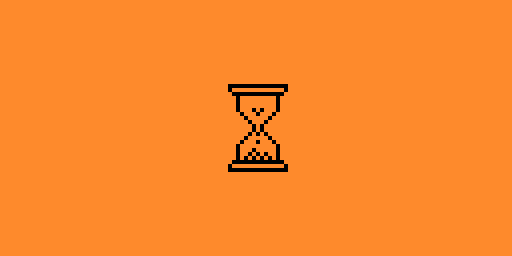
#> input picture documentation/images/loading.png, 512 x 256 px
$ jupyter execute --allow-errors notebook.ipynb
#> lines starting #> are read from the running program, lines starting #| are printed output that depends on the picture; after the words box and inside, x2 and y2 are one past the last pixel; in counts of white or black regions, pixels touching at a corner belong together
### SlideShow.py
import os
from PIL import Image

class SlideShow:
    def __init__(self, frames=None, frame_rate=30):
        self.frames = frames
        self.current_frame = 0
        self.frame_rate = frame_rate

    # [6 lines left out: function next_frame, not called in this run]

    def load_frames_from_directory(self, directory):
        """
        Load frames from a directory.
        """
        if not os.path.exists(directory):
            raise FileNotFoundError(f"Directory {directory} does not exist.")
        # list all files in the directory
        files = os.listdir(directory)
        # sort files by name
        files.sort()
        # filter files by extension
        files = [f for f in files if f.endswith('.png')]
        # load all files
        self.frames = []
        for file in files:
            img_path = os.path.join(directory, file)
            img = Image.open(img_path)
            self.frames.append(img)

    # [9 lines left out: function load_frame_rate, not called in this run]

    def init_from_path(self, path):
        """
        Initialize the slideshow from a path.
        """
        self.load_frames_from_directory(path)
        self.load_frame_rate(os.path.join(path, 'frame_rate'))

### notebook.ipynb
[cell 1]
import sys
import xml.etree.ElementTree as ET

[cell 2]
import os
import time
import numpy as np
import matplotlib.pyplot as plt
from IPython.display import clear_output
from basic_colors import *
from SlideShow import SlideShow

from PIL import Image, ImageDraw, ImageFont

[cell 3]
DEBUG = False
ASSETS = "assets"
FONTS = "fonts"
FONT = 'Font.ttf'

LCD_WIDTH   = 128 #LCD width
LCD_HEIGHT  = 64  #LCD height

import platforms.PC.SH1106_mock as SH1106
#> (the rest of this cell did not finish here and is left out)

[cell 4]
img_path = os.path.join('documentation', 'images', 'loading.png')
img = Image.open(img_path)
#> img is the input picture: PIL image 512x256 RGB; mean R, G, B 250.7, 136.2, 43.4
img = img.resize((LCD_WIDTH, LCD_HEIGHT))  # Změna velikosti na rozměry displeje
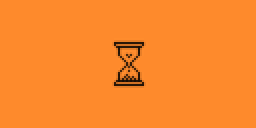
#> img: PIL image 128x64 RGB (shown 2 times larger); mean R, G, B 250.7, 136.2, 43.4
img = img.convert('L')  # Převod na stupně šedi
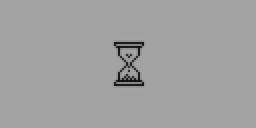
#> img: PIL image 128x64 L (shown 2 times larger); min 15, max 165, mean 159.9
trashold = 50
img = img.point(lambda x: 0 if x < trashold else 255, '1')
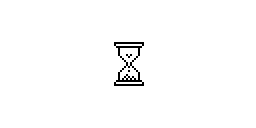
#> img: PIL image 128x64 1 (shown 2 times larger); 98.7% white; black in thin lines or dots, all inside (x1, y1, x2, y2) = (57, 21, 72, 43)
img = img.convert('1') # Převod na jednobitový formát (černobílý)

# plot the image on the display
plt.imshow(img, cmap='gray', vmin=0, vmax=255)
#> (this line was passed over: IPython is not available in this run)
plt.show()

[cell 5]
# status bar

# [27 lines left out: functions frame_image, battery_add_remaining_capacity, not called in this run]

# 'Common'
status_bar_path = os.path.join(ASSETS, 'icons', 'StatusBar')
canvas = Image.new('1', (LCD_WIDTH, int(LCD_HEIGHT/4)), 1)
#> canvas: PIL image 128x16 1; every value is 1
#> (the rest of this cell did not finish here and is left out)

#> (a cell that did not finish here is left out)

[cell 7]
canvas_new = canvas.copy()
#> (the rest of this cell did not finish here and is left out)

[cell 8]
canvas_new = Image.new('1', (LCD_WIDTH, LCD_HEIGHT), 1)
#> canvas_new: PIL image 128x64 1; every value is 1
canvas_new.paste(canvas, (0, 0))

[cell 9]
# Loading slide show
path = os.path.join(ASSETS, 'icons', 'Common', 'Loading_24')
frame_rate_file = os.path.join(path, 'frame_rate')

# create animation
# [14 lines left out: function animate, not called in this run]

slides = SlideShow()
#> (the rest of this cell did not finish here and is left out)
